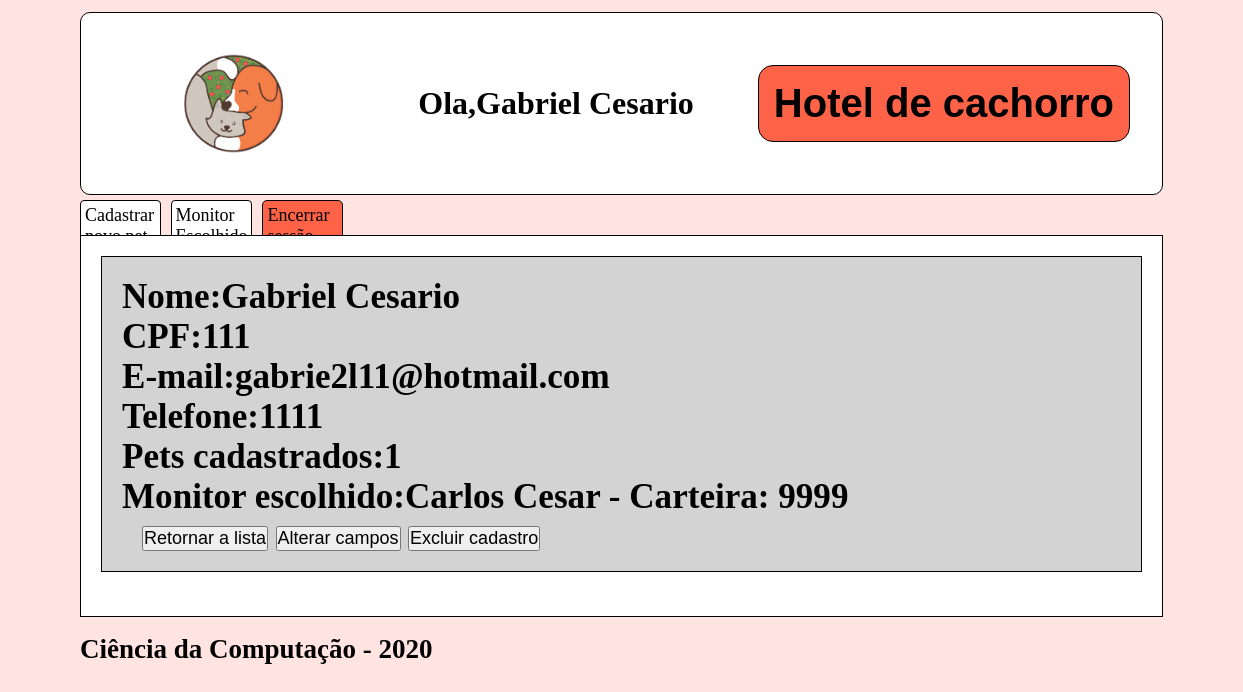
The page /minha-pagina/1 (signed in) on the database its author committed.
### cliente/models.py (models this page shows, shortened)
class Pessoa(models.Model):
    _CPF = models.CharField(max_length=16, blank=False,null=False, default=0)
    _nome = models.CharField("Nome",max_length=100,blank=False,null=False)
    _email = models.EmailField("E-Mail",max_length=200,blank=True, null=False, unique=True)
    _tel = models.CharField("Telefone",max_length=20,blank=True,null=True)
    user = models.OneToOneField(User, verbose_name="Usuario",on_delete=models.CASCADE, null=True)
    class Meta:
        abstract = True
    @property
    def nome(self):
        return self._nome
    @property
    def CPF(self):
        return self._CPF
    @property
    def email(self):
        return self._email
    @property
    def tel(self):
        return self._tel

class Cliente(Pessoa):
    monitor_escolhido = models.ForeignKey(Monitor, verbose_name="Monitor responsável", on_delete=models.CASCADE, null=True,blank=True)
    class Meta:
        verbose_name = 'cliente'
        verbose_name_plural = 'clientes'

### cliente/views.py (the view)
# urls.py: path('minha-pagina/<id>', views.pagina_cliente),
@login_required(login_url='/login/')
def pagina_cliente(request, id):
    cliente = Cliente.objects.get(user = request.user, id=id)
    pet = Pet.objects.filter(dono = cliente)
    return render(request, 'cliente.html',{'pet':pet,'cliente':cliente})

### cliente/models.py (called while the page is built)
    def __str__(self):
        return self.nome + " - Carteira: " + self._CTPS

### cliente/templates/cliente.html (shortened to what this page needs)
{%load static%}
<!DOCTYPE html>
<html lang="en">
<head>
</head>
<body>
    <div class="header">
            <img class="logo" src="{% static 'logo.png' %}" alt="My image">
            <h1 class="user">Ola,{{cliente.nome}}</h1>
            <h1 class="title">Hotel de cachorro</h1>
    </div>
    <div class="nav">
            <ul class="nav-1">
                <li class='cadastro'><a href="/pet/register/">Cadastrar novo pet</a></li>
                <li class='logout'><a href="/logout/">Encerrar sessão</a></li>
                <li class='monitor'><a href="/monitor-escolhido">Monitor Escolhido</a></li>
            </ul>
    </div>
    <div class="conteudo">
        <div class="pet">
            <h3>Nome:{{cliente.nome}}</h3>
            <h3>CPF:{{cliente.CPF}}</h3>
            <h3>E-mail:{{cliente.email}}</h3>
            <h3>Telefone:{{cliente.tel}}</h3>
            <h3>Pets cadastrados:{{pet.count}}</h3>
            {%if cliente.monitor_escolhido%}
                <h3>Monitor escolhido:{{cliente.monitor_escolhido}}</h3>
            {%else%}
                <h3>Sem monitor designado para cuidar de seus pets</h3>
            {%endif%}
            <div class="botoes">
                <button class=""><a href="/">Retornar a lista</a></button>
                <button class=""><a href="/novo-cliente/?id={{cliente.id}}">Alterar campos</a></button>
                <button class=""><a href="/minha-pagina/delete/{{cliente.id}}">Excluir cadastro</button>
            </div>
        </div>
    </div>
    <div class="footer">
        <footer>
            <h2>Ciência da Computação - 2020</h2>
        </footer>
    </div>
</body>
</html>

### cliente/templates/cliente.html (style rules this page uses)
* { padding:0; margin:0; }
body { display: grid; background-color:mistyrose; min-width: 100vh; grid-template-columns: 1fr; grid-template-rows: 200px 30px 1fr 100px; grid-template-areas: 'cabecalho' 'navegacao' 'conteudo' 'rodape'; }
.header { display:flex; margin:12px 80px 5px 80px; grid-area: cabecalho; background-color:white; align-items:center; border:solid 1px black; border-radius: 10px; justify-content: space-around; }
.logo { height: 100%; }
.title { font-size:40px; font-family: Arial, "Helvetica Neue", Helvetica, sans-serif; border:solid 1px black; background-color:tomato; padding:15px; border-radius:15px; }
.nav { grid-area:navegacao; margin:0px 900px 5px 80px; }
.nav-1 { display: grid; list-style: none; grid-template-columns: 1fr 1fr 1fr; grid-gap: 10px; grid-template-areas: 'botao-1 botao-2 botao-3'; }
.nav-1 .cadastro { grid-area:botao-1; padding:4px; background-color:white; border:solid 1px black; border-radius: 4px; }
.nav-1 .logout { grid-area:botao-3; padding:4px; border:solid 1px black; background-color:tomato; border-radius: 5px; }
.nav-1 .monitor { grid-area:botao-2; padding:4px; background-color:white; border:solid 1px black; border-radius: 4px; }
a { text-decoration: none; font-size: 18px; color:black; }
.conteudo { grid-area:conteudo; margin:5px 80px 5px 80px; background-color:white; display: grid; grid-template-columns: 1fr; grid-gap: 24px; border:solid 1px black; }
.pet { margin:20px; border:solid 1px black; padding:20px; background-color:lightgray; font-size: 30px; }
.botoes { margin-left:20px; }
.footer { grid-area:rodape; margin:12px 80px 5px 80px; }

### rows shown on the page
Cliente: nome "Gabriel Cesario", CPF "111", email "gabrie2l11@hotmail.com", tel "1111", monitor_escolhido "Carlos Cesar - Carteira: 9999"

### other values the page prints
{{ pet.count }} "1"
